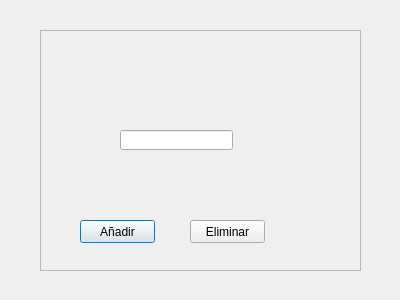
<?xml version="1.0" encoding="UTF-8"?>
<ui version="4.0">
 <class>ventanaTiposNP</class>
 <widget class="QDialog" name="ventanaTiposNP">
  <property name="geometry">
   <rect>
    <x>0</x>
    <y>0</y>
    <width>400</width>
    <height>300</height>
   </rect>
  </property>
  <property name="windowTitle">
   <string>Dialog</string>
  </property>
  <widget class="QFrame" name="frame">
   <property name="geometry">
    <rect>
     <x>40</x>
     <y>30</y>
     <width>321</width>
     <height>241</height>
    </rect>
   </property>
   <property name="frameShape">
    <enum>QFrame::StyledPanel</enum>
   </property>
   <property name="frameShadow">
    <enum>QFrame::Raised</enum>
   </property>
   <widget class="QPushButton" name="btnAnadirTipo">
    <property name="geometry">
     <rect>
      <x>40</x>
      <y>190</y>
      <width>75</width>
      <height>23</height>
     </rect>
    </property>
    <property name="text">
     <string>Añadir</string>
    </property>
   </widget>
   <widget class="QPushButton" name="btnEliminarTipo">
    <property name="geometry">
     <rect>
      <x>150</x>
      <y>190</y>
      <width>75</width>
      <height>23</height>
     </rect>
    </property>
    <property name="text">
     <string>Eliminar</string>
    </property>
   </widget>
   <widget class="QLineEdit" name="txtTipoEntrada">
    <property name="geometry">
     <rect>
      <x>80</x>
      <y>100</y>
      <width>113</width>
      <height>20</height>
     </rect>
    </property>
   </widget>
  </widget>
 </widget>
 <resources/>
 <connections/>
</ui>
